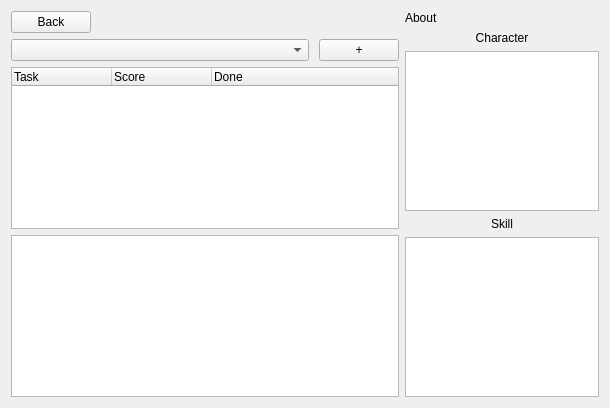
<?xml version="1.0" encoding="UTF-8"?>
<ui version="4.0">
 <class>TaskForm</class>
 <widget class="QWidget" name="TaskForm">
  <property name="geometry">
   <rect>
    <x>0</x>
    <y>0</y>
    <width>610</width>
    <height>408</height>
   </rect>
  </property>
  <property name="windowTitle">
   <string>Form</string>
  </property>
  <layout class="QVBoxLayout" name="verticalLayout">
   <item>
    <layout class="QHBoxLayout" name="horizontalLayout" stretch="2,1">
     <item>
      <layout class="QVBoxLayout" name="verticalLayout_5">
       <item>
        <layout class="QHBoxLayout" name="horizontalLayout_2" stretch="0,0">
         <item>
          <widget class="QPushButton" name="buttonBackToPers">
           <property name="text">
            <string>Back</string>
           </property>
          </widget>
         </item>
         <item>
          <spacer name="horizontalSpacer">
           <property name="orientation">
            <enum>Qt::Horizontal</enum>
           </property>
           <property name="sizeHint" stdset="0">
            <size>
             <width>40</width>
             <height>20</height>
            </size>
           </property>
          </spacer>
         </item>
        </layout>
       </item>
       <item>
        <layout class="QHBoxLayout" name="horizontalLayout_3" stretch="6,1">
         <property name="spacing">
          <number>10</number>
         </property>
         <item>
          <widget class="QComboBox" name="comboboxSkills">
           <property name="sizePolicy">
            <sizepolicy hsizetype="Preferred" vsizetype="Fixed">
             <horstretch>0</horstretch>
             <verstretch>0</verstretch>
            </sizepolicy>
           </property>
          </widget>
         </item>
         <item>
          <widget class="QPushButton" name="buttonCreateSkill">
           <property name="enabled">
            <bool>true</bool>
           </property>
           <property name="sizePolicy">
            <sizepolicy hsizetype="Minimum" vsizetype="Minimum">
             <horstretch>0</horstretch>
             <verstretch>0</verstretch>
            </sizepolicy>
           </property>
           <property name="text">
            <string>+</string>
           </property>
           <property name="iconSize">
            <size>
             <width>16</width>
             <height>16</height>
            </size>
           </property>
           <property name="autoDefault">
            <bool>false</bool>
           </property>
          </widget>
         </item>
        </layout>
       </item>
       <item>
        <widget class="QTreeWidget" name="treeTasks">
         <property name="enabled">
          <bool>true</bool>
         </property>
         <property name="headerHidden">
          <bool>false</bool>
         </property>
         <column>
          <property name="text">
           <string>Task</string>
          </property>
         </column>
         <column>
          <property name="text">
           <string>Score</string>
          </property>
         </column>
         <column>
          <property name="text">
           <string>Done</string>
          </property>
         </column>
        </widget>
       </item>
       <item>
        <widget class="QTextBrowser" name="textAboutTask"/>
       </item>
      </layout>
     </item>
     <item>
      <layout class="QVBoxLayout" name="verticalLayout_4">
       <item>
        <widget class="QLabel" name="labelAbout">
         <property name="text">
          <string>About</string>
         </property>
        </widget>
       </item>
       <item>
        <widget class="QLabel" name="labelPers">
         <property name="layoutDirection">
          <enum>Qt::LeftToRight</enum>
         </property>
         <property name="text">
          <string>Character</string>
         </property>
         <property name="alignment">
          <set>Qt::AlignCenter</set>
         </property>
        </widget>
       </item>
       <item>
        <widget class="QTextBrowser" name="textPersDesc"/>
       </item>
       <item>
        <widget class="QLabel" name="labelSkills">
         <property name="text">
          <string>Skill</string>
         </property>
         <property name="alignment">
          <set>Qt::AlignCenter</set>
         </property>
        </widget>
       </item>
       <item>
        <widget class="QTextBrowser" name="textSkillDesc"/>
       </item>
      </layout>
     </item>
    </layout>
   </item>
  </layout>
  <action name="actionCreate_new_skill">
   <property name="text">
    <string>Create new skill</string>
   </property>
   <property name="toolTip">
    <string>Create new skill</string>
   </property>
  </action>
  <action name="actionCreate_new_task">
   <property name="text">
    <string>Create new task</string>
   </property>
   <property name="toolTip">
    <string>Create new task</string>
   </property>
  </action>
 </widget>
 <resources/>
 <connections/>
</ui>
